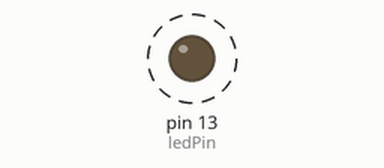
Bench run of a sketch on a simulated Arduino Uno, built with avr-gcc and run on an emulated ATmega328P. Shown: output pins drawn as LEDs (lit = HIGH). Dashed ring = blinking.

Above: at 0.5 s.
Timing chart, 0 to 4.8 s (numbered marks = the images above):
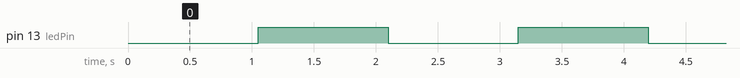

The sketch:

overflowSimulate.ino
```cpp
#define ledPin 13

void setup() {
  // put your setup code here, to run once:
  pinMode(ledPin, OUTPUT);

  TCCR1A = 0;
  TCCR1B = 0;

  TCCR1B |= (1 < CS10)|(1 << CS12);

  TCNT1 = 0x0000;
  TIMSK1 |= (1 << TOIE1);
}

void loop() {
  // put your main code here, to run repeatedly:

}

ISR(TIMER1_OVF_vect)
{
   TCNT1 = 0x0000;
   digitalWrite(ledPin, digitalRead(ledPin) ^ 1);
}
```

Measured:
- by itself, pin 13 (ledPin): alternates HIGH for 1.0 s and LOW for 1.0 s
